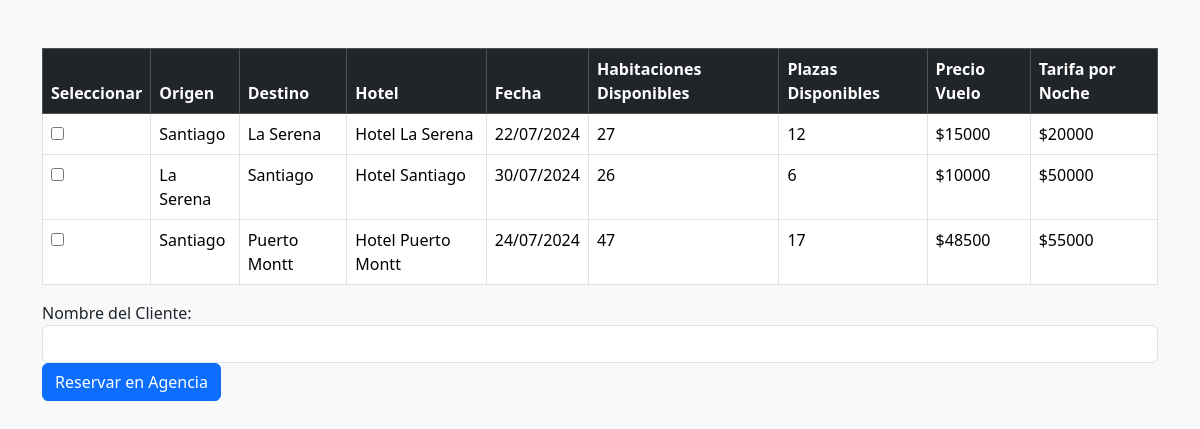
The app's page /resultados_reserva.php with its own data.
### tables this page shows
CREATE TABLE `vuelo` (
  `id_vuelo` int(11) NOT NULL,
  `origen` varchar(255) NOT NULL,
  `destino` varchar(255) NOT NULL,
  `fecha` date NOT NULL,
  `plazas_disponibles` int(11) NOT NULL,
  `precio` int(11) NOT NULL
);

CREATE TABLE `hotel` (
  `id_hotel` int(11) NOT NULL,
  `nombre` varchar(255) NOT NULL,
  `ubicacion` varchar(255) NOT NULL,
  `habitaciones_disponibles` int(11) NOT NULL,
  `tarifa_noche` int(11) NOT NULL
);

### resultados_reserva.php (the view, shortened to what this page needs)
<?php
include_once 'conexion/conexion.php';
$sql = "SELECT vuelo.id_vuelo, vuelo.origen, vuelo.destino, hotel.id_hotel, hotel.nombre AS hotel_nombre, vuelo.fecha, hotel.habitaciones_disponibles, vuelo.plazas_disponibles, vuelo.precio AS vuelo_precio, hotel.tarifa_noche
        FROM vuelo
        INNER JOIN hotel ON vuelo.destino = hotel.ubicacion
        WHERE 1=1";
$result = $conn->query($sql);
?>
<!DOCTYPE html>
<html lang="es">
<head>
    <link href="https://cdn.jsdelivr.net/npm/bootstrap@5.3.3/dist/css/bootstrap.min.css" rel="stylesheet">
    <link rel="stylesheet" href="css/style.css">
</head>
<body>
    <div class="container mt-5">
        <form action="terminar_reserva.php" method="post">
            <table class='table table-bordered'>
                <thead class='table-dark'>
                    <tr>
                        <th>Seleccionar</th>
                        <th>Origen</th>
                        <th>Destino</th>
                        <th>Hotel</th>
                        <th>Fecha</th>
                        <th>Habitaciones Disponibles</th>
                        <th>Plazas Disponibles</th>
                        <th>Precio Vuelo</th>
                        <th>Tarifa por Noche</th>
                    </tr>
                </thead>
                <tbody>
                    <?php while ($row = $result->fetch_assoc()): ?>
                        <tr>
                            <td><input type="checkbox" name="seleccion[]" value="<?php echo $row['id_vuelo'] . ',' . $row['id_hotel']; ?>"></td>
                            <td><?php echo $row['origen']; ?></td>
                            <td><?php echo $row['destino']; ?></td>
                            <td><?php echo $row['hotel_nombre']; ?></td>
                            <td><?php echo date('d/m/Y', strtotime($row['fecha'])); ?></td>
                            <td><?php echo $row['habitaciones_disponibles']; ?></td>
                            <td><?php echo $row['plazas_disponibles']; ?></td>
                            <td>$<?php echo $row['vuelo_precio']; ?></td>
                            <td>$<?php echo $row['tarifa_noche']; ?></td>
                        </tr>
                    <?php endwhile; ?>
                </tbody>
            </table>
            <div class="form-group">
                <label for="nombre_cliente">Nombre del Cliente:</label>
                <input type="text" class="form-control" id="nombre_cliente" name="nombre_cliente" required>
            </div>
            <button type="submit" class="btn btn-primary">Reservar en Agencia</button>
        </form>
    </div>
</body>
</html>

### css/style.css (style rules this page uses)
body { background-color: #f8f9fa; }

### records on screen
vuelo: origen "Santiago", destino "La Serena", hotel.nombre "Hotel La Serena", fecha "22/07/2024", hotel.habitaciones_disponibles "27", plazas_disponibles "12", precio "15000", hotel.tarifa_noche "20000"
vuelo: origen "La Serena", destino "Santiago", hotel.nombre "Hotel Santiago", fecha "30/07/2024", hotel.habitaciones_disponibles "26", plazas_disponibles "6", precio "10000", hotel.tarifa_noche "50000"
vuelo: origen "Santiago", destino "Puerto Montt", hotel.nombre "Hotel Puerto Montt", fecha "24/07/2024", hotel.habitaciones_disponibles "47", plazas_disponibles "17", precio "48500", hotel.tarifa_noche "55000"
